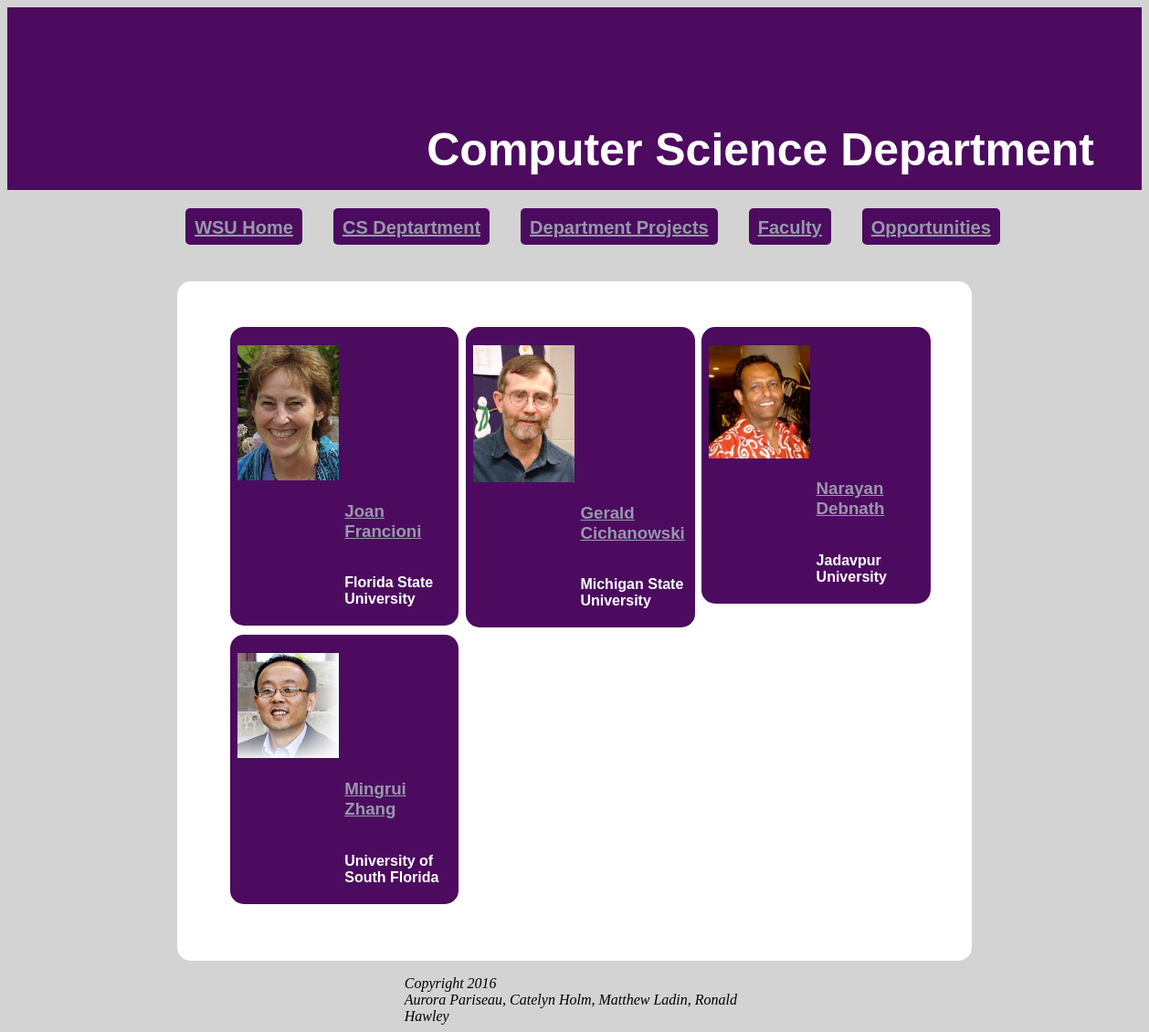
The page /faculty.php on the database its author committed.
### tables this page shows
CREATE TABLE `faculty` (
  `faculty_id` varchar(8) NOT NULL,
  `name` varchar(20) NOT NULL,
  `phone_num` varchar(10) NOT NULL,
  `email` varchar(40) NOT NULL,
  `pref_contact_method` varchar(10) NOT NULL,
  `room_num` varchar(6) NOT NULL,
  `building` varchar(15) NOT NULL,
  `alma_mater` varchar(40) NOT NULL
);

### faculty.php (called while the page is built)
<?php
    include("header.php");
    include("retrieveFaculty.php");
    include("footer.php");
?>

### retrieveFaculty.php (the view, shortened to what this page needs)
<div class="fac schoolColors">
<?php
    $db = new PDO("mysql:dbname=344_project;host=localhost","root");
    $query = "SELECT * FROM `faculty`;";
    $results = $db->query($query);
	foreach($results as $row)
    {
        $img = str_replace(' ', '', $row['name']);
?>
    <div class="facItem schoolColors">
            <img class="facimage" src="http://localhost/dept/images/<?= $img ?>.jpg" alt="<?= $row['name'] ?>'s picture">
            <div class="content-focus-right content-focus-right-fac">
                <h3><a><?= $row['name'] ?></a></h3>
                <br>
                <?= $row['alma_mater'] ?>
            </div>
        </div>
<?php
    };
?>

### header.php (shortened to what this page needs)
<!DOCTYPE html>
<head>
</head>
<body>
    <header>
        <div id="banner" class="schoolColors">
            <div id="banner-content">
                Computer Science Department
            </div>
        </div>
        <ul id="header-list">
            <li class="news-element schoolColors"><a href="http://www.winona.edu/">WSU Home</a></li>
            <li class="news-element schoolColors"><a href="index.php">CS Deptartment</a></li>
            <li class="news-element schoolColors"><a href="index.php">Department Projects</a></li>
            <li class="news-element schoolColors"><a href="faculty.php">Faculty</a></li>
            <li class="news-element schoolColors"><a href="index.php">Opportunities</a></li>
        </ul>
    </header>
    <div id="content" class="nonheader">

### footer.php (shortened to what this page needs)
        </div>
    </div>
    <footer>
        <div class="centeredItem credits">
        Copyright 2016<br>
        Aurora Pariseau,
        Catelyn Holm,
        Matthew Ladin,
        Ronald Hawley
        </div>
    </footer>
</body>
</html>

### css/style.css (style rules this page uses)
body { background: lightgrey; }
#banner { height: 200px; }
#banner-content { position: absolute; top: 135px; right: 60px; font-size: 50px; }
.schoolColors { color: white; background-color: #4C0B5F; font-family: helvetica; font-weight: bold; }
.schoolColors a { color:#9799AA; text-decoration: underline; }
.nonheader { margin-top: 300px; }
header { height: 0px; }
#header-list { width: 1200px; height: 80px; margin: auto; margin-top: 20px; text-align: center; }
header ul li { text-align: center; display:inline-block; margin-left: 15px; margin-right: 15px; height: 20px; padding: 10px; font-size: 20px; }
.news-element { border-radius: 5px; }
#content { border-radius: 15px; margin: auto; background: white; width: 70%; margin-top: 300px; }
.content-focus-right { float: right; padding-left: 15px; width: 20%; }
.fac { width: 90%; background-color: white; margin-left: 50px; display: inline-block; padding-top: 50px; padding-bottom: 50px; }
.facItem { border-radius: 15px; float:left; outline-style: none; width:30%; min-height: 170px; padding: 20px 1% 20px 1%; margin: 0px 0px 1% 1%; }
.content-focus-right-fac { width: 20%; margin: auto; width: 50%; }
.facimage { max-width: 111px; }
.centeredItem { margin: auto; }
.credits { width: 30%; }
footer { font-style:italic; }

### rows shown on the page
faculty: shows a picture, name "Joan Francioni", alma_mater "Florida State University"
faculty: shows a picture, name "Gerald Cichanowski", alma_mater "Michigan State University"
faculty: shows a picture, name "Narayan Debnath", alma_mater "Jadavpur University"
faculty: shows a picture, name "Mingrui Zhang", alma_mater "University of South Florida"
